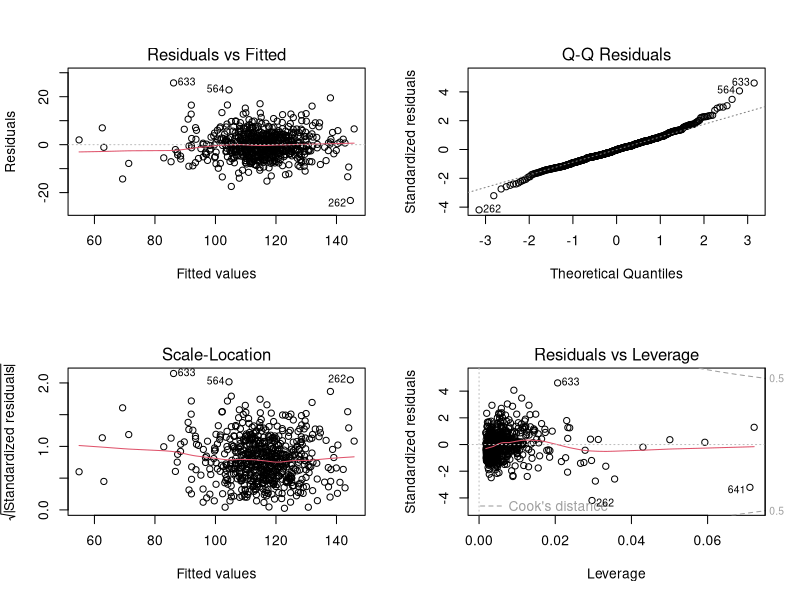
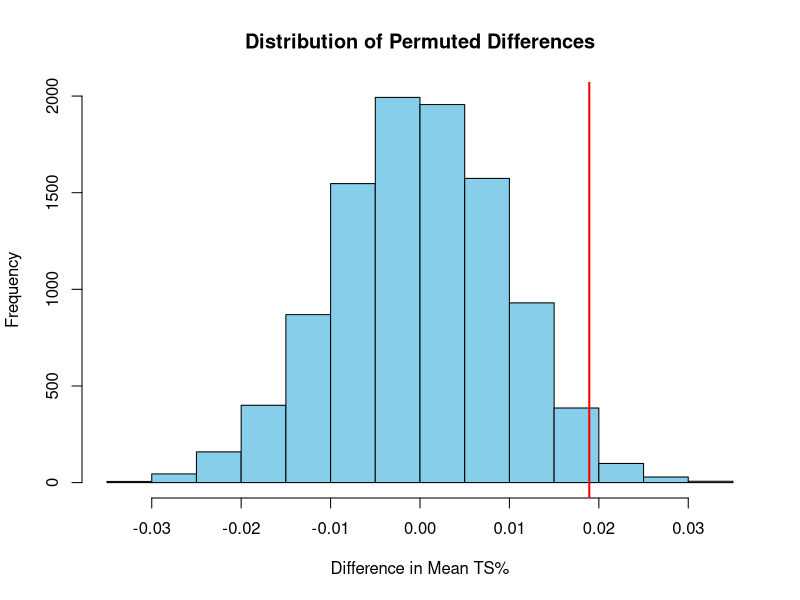
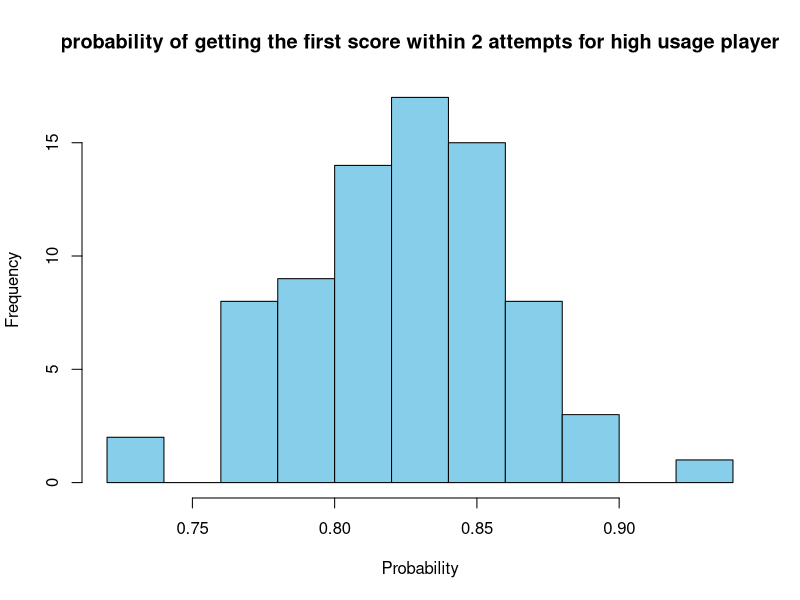
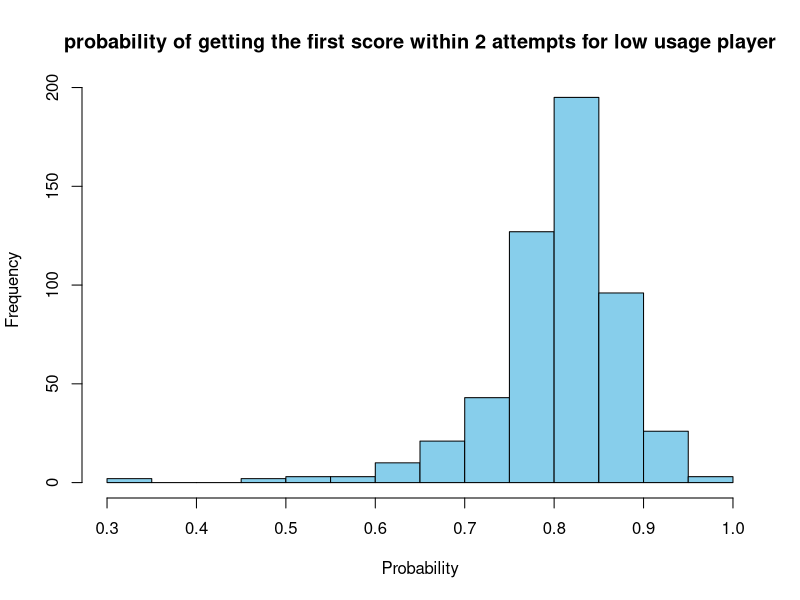

Recreate these plots in R, in order.
## ---- chunk 1
knitr::opts_chunk$set(echo = TRUE)
## ---- chunk 2
nba_data <- read.csv("25-25PlayerStats.csv")

# Cleaning the data to remove outliers
# 1. Convert character columns to numeric

cols_to_fix <- c("USG.", "TS.", "TO.", "ORtg", "eFG.")
nba_data[cols_to_fix] <- lapply(nba_data[cols_to_fix], as.numeric)

# 2. Filter for play-time requirements and outliers 
cleaned_data <- subset(nba_data, 
                       MpG >= 4 & 
                       GP >= 3 & 
                       ORtg <= 160 & 
                       ORtg >= 50 & 
                       TO. >= 2 & 
                       TO. <= 50)

# 3. Remove rows with missing values in key analytical variables
critical_cols <- c("USG.", "TS.", "TO.", "ORtg")
cleaned_data <- cleaned_data[complete.cases(cleaned_data[, critical_cols]), ]

# 4. View results
summary(cleaned_data)
## ---- chunk 3
# Multiple linear regression based on cleaned data
regression_model <- lm(ORtg ~ USG. + TS. + TO., data = cleaned_data)

# Storing summary of outputs determined via regression model
model_summary <- summary(regression_model)

# Storing the coefficient table
coef_table <- coef(model_summary)

# Storing confidence intervals
coef_intervals <- confint(regression_model)

#MULTIPLE LINEAR REGRESSION RESULTS
#Regression equation coefficients:
print(round(coef(regression_model), 4))

#Regression equation:
cat("Predicted ORtg = ",
    round(coef(regression_model)[1], 4), " + ",
    round(coef(regression_model)["USG."], 4), "(USG.) + ",
    round(coef(regression_model)["TS."], 4), "(TS.) + ",
    round(coef(regression_model)["TO."], 4), "(TO.)\n",
    sep = "")


#Coefficient table:
print(round(coef_table, 4))


#Adjusted R-squared:
cat(round(model_summary$adj.r.squared, 4), "\n")


#P-values:
print(coef_table[, "Pr(>|t|)"])


#95% confidence intervals for coefficients:
print(round(coef_intervals, 4))

# Plot model
#plot(regression_model)

par(mfrow = c(2, 2))

# Generate the 4 residual plots
plot(regression_model)


par(mfrow = c(1, 1))
## ---- chunk 4
# Define groups 
high_usage <- cleaned_data$TS.[cleaned_data$USG. > 25]
low_usage <- cleaned_data$TS.[cleaned_data$USG. <= 25]

# Observed difference
obs_diff <- mean(high_usage) - mean(low_usage)

# Permutation Test 
set.seed(4714)

n_permutations <- 10000
perm_diffs <- numeric(n_permutations)
all_ts <- c(high_usage, low_usage)
n_high <- length(high_usage)

for (i in 1:n_permutations) {
  shuffled <- sample(all_ts)
  perm_high <- shuffled[1:n_high]
  perm_low <- shuffled[(n_high + 1):length(all_ts)]
  perm_diffs[i] <- mean(perm_high) - mean(perm_low)
}

# Calculate P-value (two-tailed)
p_value <- mean(abs(perm_diffs) >= abs(obs_diff))
print(paste("Permutation P-value:", p_value))

# Visualize the distribution
hist(perm_diffs, main="Distribution of Permuted Differences", 
     xlab="Difference in Mean TS%", col="skyblue")
abline(v = obs_diff, col="red", lwd=2)
## ---- chunk 5
#high usage rate
expected_value_h <- mean (1/high_usage)
expected_value_h
k  <- 2
success_less_than_2_h <- pgeom(k-1,high_usage)
hist(success_less_than_2_h, main="probability of getting the first score within 2 attempts for high usage player", xlab="Probability", col="skyblue")

# low usage rate
expected_value_l <- mean (1/low_usage)
expected_value_l

success_less_than_2_l <- pgeom(k-1,low_usage)
hist(success_less_than_2_l, main="probability of getting the first score within 2 attempts for low usage player", xlab="Probability", col="skyblue")
